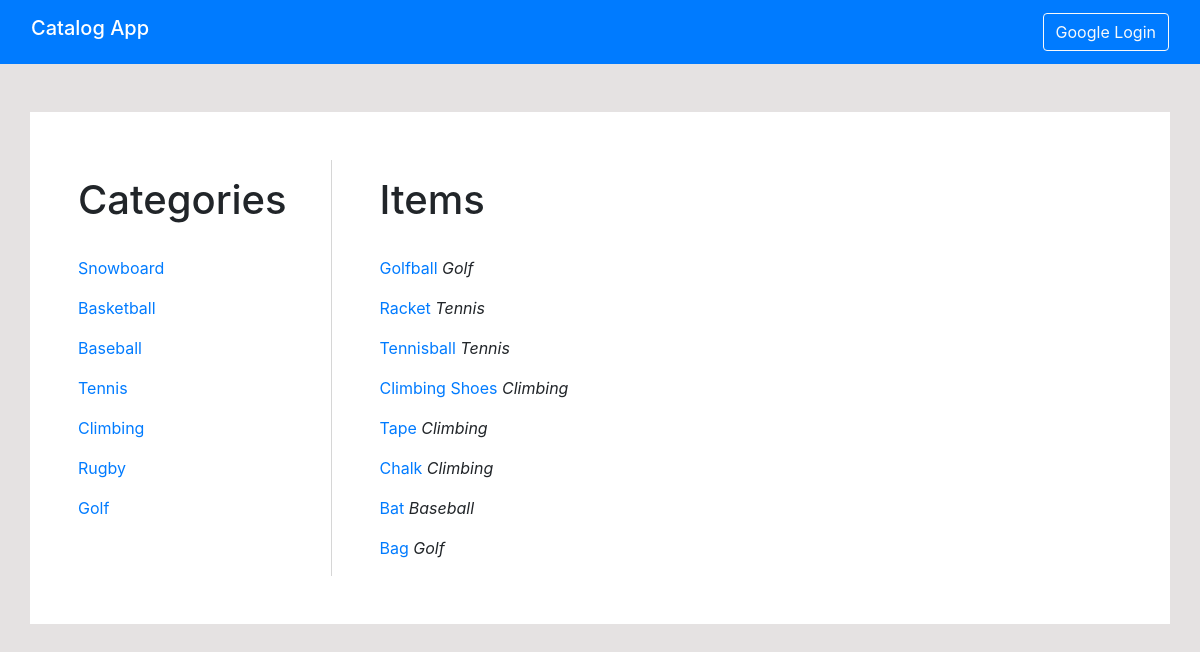
Page /catalog/ on the committed database.
### app/models.py (models this page shows, shortened)
class Category(db.Model):
    id = db.Column(db.Integer, primary_key=True)
    title = db.Column(db.String(64), index=True, unique=True)
    items = db.relationship('Item', backref='category', lazy='dynamic')

class Item(db.Model):
    id = db.Column(db.Integer, primary_key=True)
    title = db.Column(db.String(64), index=True, unique=True)
    description = db.Column(db.String(140))
    category_id = db.Column(db.Integer(), db.ForeignKey('category.id'))

### app/routes.py (the view)
@app.route('/')
@app.route('/catalog/')
def index():
    categories = Category.query.all()
    items = Item.query.all()
    return render_template('index.html', title='Catalog App',
                           categories=categories, items=items)

### app/templates/index.html (shortened to what this page needs)
{% extends "base.html" %}
{% block content %}
		<div class="row">
			<div class="col-md-3" style="border-right: 1px solid #D6D6D6;">
		        <h1 class="pt-3">Categories</h1>
		        <br>
		        {% for category in categories %}
		        <div>
		        	<p>
		        		<a href="{{url_for('category', category_id = category.id)}}">
		        			{{category.title}}
		        		</a>
		        	</p>
		        </div>
	        	{% endfor %}
	        </div>
			<div class="col-md-9  pl-5">
		        <h1 class="pt-3">Items</h1>
		        <br>
		        {% for item in items %}
		        <div>
		        	<p>
			        	<a href="{{ url_for('item', category_id = item.category.id, item_id = item.id)}}">
			        		{{item.title}}
			        	</a>
		        		<span class="font-italic">
		        		{{item.category.title}}
		        		</span>
		        	</p>
		   		</div>
		        {% endfor %}
		    </div>
		</div>
{% endblock %}

### app/templates/base.html (shortened to what this page needs)
<html>
    <head>
        <link rel="stylesheet" href="https://stackpath.bootstrapcdn.com/bootstrap/4.3.1/css/bootstrap.min.css">
    </head>
    <body style="background-color: #E5E2E2;">
    	<nav class="navbar navbar-dark bg-primary">
            <div class="container-fluid">
                <div class="navbar-header">
    				<a class="navbar-brand h1 " href="{{url_for('index')}}">
                        <span> Catalog App </span>
                    </a>
                </div>
                <div class="nav navbar-nav navbar-right">
                  {% if current_user.is_authenticated %}
                  <a class="button btn btn-outline-light" href="{{url_for('logout')}}">Logout</a>
                  {% else %}
                  <a class="button btn btn-outline-light" href="{{url_for('login')}}">Google Login</a>
                  {% endif %}
                </div>
            </div>
		</nav>
		<div class="container p-5 mt-5" style="background-color: white;">
		{% block content %}
		{% endblock %}
    	</div>
   	</body>
</html>

### rows in the picture
Category: title "Snowboard"
Category: title "Basketball"
Category: title "Baseball"
Category: title "Tennis"
Category: title "Climbing"
Category: title "Rugby"
Category: title "Golf"
Item: title "Golfball", category "Golf"
Item: title "Racket", category "Tennis"
Item: title "Tennisball", category "Tennis"
Item: title "Climbing Shoes", category "Climbing"
Item: title "Tape", category "Climbing"
Item: title "Chalk", category "Climbing"
Item: title "Bat", category "Baseball"
Item: title "Bag", category "Golf"
